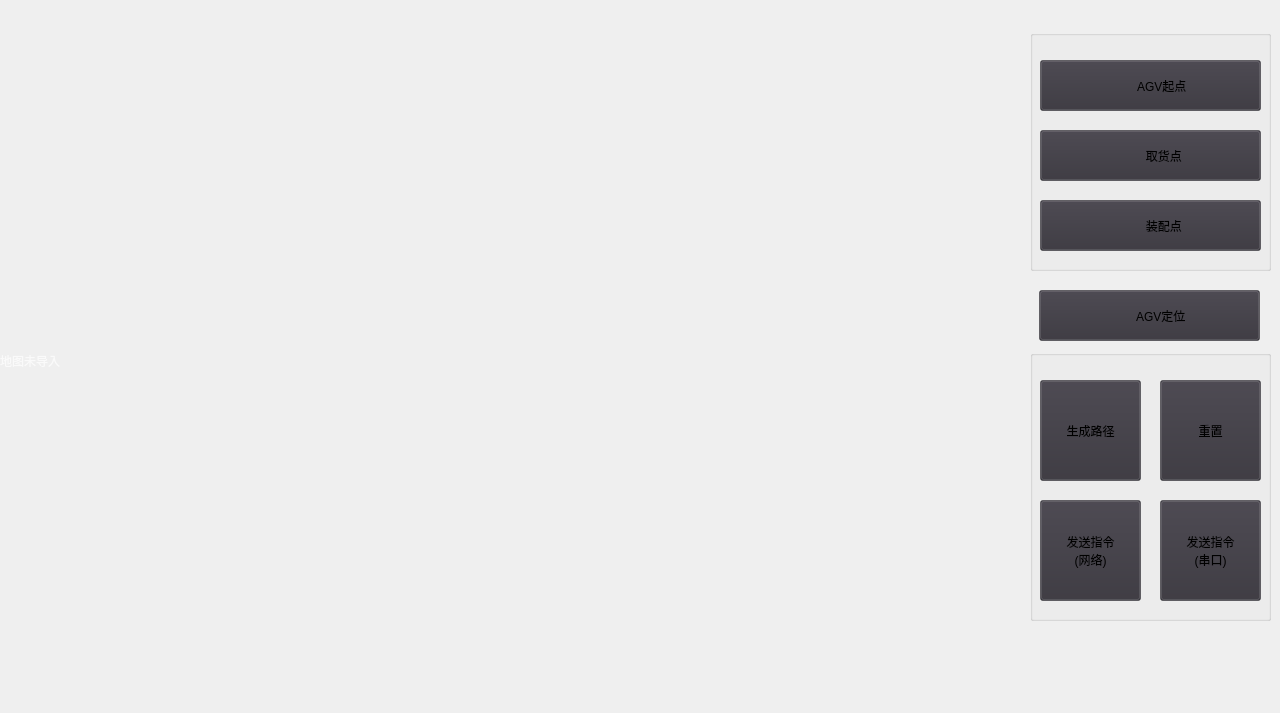
     <widget class="QWidget" name="page1">
      <widget class="QWidget" name="widget" native="true">
       <property name="geometry">
        <rect>
         <x>0</x>
         <y>0</y>
         <width>1024</width>
         <height>704</height>
        </rect>
       </property>
       <property name="minimumSize">
        <size>
         <width>1024</width>
         <height>704</height>
        </size>
       </property>
       <widget class="QLabel" name="mapLabel">
        <property name="geometry">
         <rect>
          <x>0</x>
          <y>0</y>
          <width>1021</width>
          <height>721</height>
         </rect>
        </property>
        <property name="styleSheet">
         <string notr="true">font: 18pt &quot;黑体&quot;;
color: rgb(255, 255, 255, 180);
qproperty-alignment:AlignCenter;</string>
        </property>
        <property name="text">
         <string>地图未导入</string>
        </property>
       </widget>
      </widget>
      <widget class="QGroupBox" name="groupBox">
       <property name="geometry">
        <rect>
         <x>1030</x>
         <y>30</y>
         <width>241</width>
         <height>241</height>
        </rect>
       </property>
       <property name="title">
        <string/>
       </property>
       <widget class="QToolButton" name="agvSpot">
        <property name="geometry">
         <rect>
          <x>10</x>
          <y>30</y>
          <width>221</width>
          <height>51</height>
         </rect>
        </property>
        <property name="styleSheet">
         <string notr="true">background-color: rgb(53, 50, 58, 127);</string>
        </property>
        <property name="text">
         <string>       AGV起点</string>
        </property>
        <property name="icon">
         <iconset resource="../other/main.qrc">
          <normaloff>:/截图/Snipaste_2022-04-11_13-19-01.png</normaloff>:/截图/Snipaste_2022-04-11_13-19-01.png</iconset>
        </property>
        <property name="toolButtonStyle">
         <enum>Qt::ToolButtonTextBesideIcon</enum>
        </property>
       </widget>
       <widget class="QToolButton" name="fetchSpot">
        <property name="geometry">
         <rect>
          <x>10</x>
          <y>100</y>
          <width>221</width>
          <height>51</height>
         </rect>
        </property>
        <property name="styleSheet">
         <string notr="true">background-color: rgb(53, 50, 58, 127);</string>
        </property>
        <property name="text">
         <string>        取货点</string>
        </property>
        <property name="icon">
         <iconset resource="../other/main.qrc">
          <normaloff>:/截图/Snipaste_2022-04-11_13-19-23.png</normaloff>:/截图/Snipaste_2022-04-11_13-19-23.png</iconset>
        </property>
        <property name="toolButtonStyle">
         <enum>Qt::ToolButtonTextBesideIcon</enum>
        </property>
       </widget>
       <widget class="QToolButton" name="assembleSpot">
        <property name="geometry">
         <rect>
          <x>10</x>
          <y>170</y>
          <width>221</width>
          <height>51</height>
         </rect>
        </property>
        <property name="styleSheet">
         <string notr="true">background-color: rgb(53, 50, 58, 127);</string>
        </property>
        <property name="text">
         <string>        装配点</string>
        </property>
        <property name="icon">
         <iconset resource="../other/main.qrc">
          <normaloff>:/截图/Snipaste_2022-04-11_13-19-38.png</normaloff>:/截图/Snipaste_2022-04-11_13-19-38.png</iconset>
        </property>
        <property name="toolButtonStyle">
         <enum>Qt::ToolButtonTextBesideIcon</enum>
        </property>
       </widget>
      </widget>
      <widget class="QToolButton" name="sentAGVSpot">
       <property name="geometry">
        <rect>
         <x>1039</x>
         <y>290</y>
         <width>221</width>
         <height>51</height>
        </rect>
       </property>
       <property name="styleSheet">
        <string notr="true">background-color: rgb(53, 50, 58, 127);</string>
       </property>
       <property name="text">
        <string>       AGV定位</string>
       </property>
       <property name="icon">
        <iconset resource="../other/main.qrc">
         <normaloff>:/截图/Snipaste_2022-05-02_13-38-23.png</normaloff>:/截图/Snipaste_2022-05-02_13-38-23.png</iconset>
       </property>
       <property name="toolButtonStyle">
        <enum>Qt::ToolButtonTextBesideIcon</enum>
       </property>
      </widget>
      <widget class="QGroupBox" name="groupBox_3">
       <property name="geometry">
        <rect>
         <x>1030</x>
         <y>350</y>
         <width>241</width>
         <height>271</height>
        </rect>
       </property>
       <property name="title">
        <string/>
       </property>
       <widget class="QToolButton" name="pathFinding">
        <property name="geometry">
         <rect>
          <x>10</x>
          <y>30</y>
          <width>101</width>
          <height>101</height>
         </rect>
        </property>
        <property name="styleSheet">
         <string notr="true">background-color: rgb(53, 50, 58, 127);</string>
        </property>
        <property name="text">
         <string>生成路径</string>
        </property>
       </widget>
       <widget class="QToolButton" name="reset">
        <property name="geometry">
         <rect>
          <x>130</x>
          <y>30</y>
          <width>101</width>
          <height>101</height>
         </rect>
        </property>
        <property name="styleSheet">
         <string notr="true">background-color: rgb(53, 50, 58, 127);</string>
        </property>
        <property name="text">
         <string>重置</string>
        </property>
        <property name="toolButtonStyle">
         <enum>Qt::ToolButtonTextOnly</enum>
        </property>
       </widget>
       <widget class="QToolButton" name="sendPathTcp">
        <property name="geometry">
         <rect>
          <x>10</x>
          <y>150</y>
          <width>101</width>
          <height>101</height>
         </rect>
        </property>
        <property name="styleSheet">
         <string notr="true">background-color: rgb(53, 50, 58, 127);</string>
        </property>
        <property name="text">
         <string>发送指令
(网络)</string>
        </property>
       </widget>
       <widget class="QToolButton" name="sendPathSerial">
        <property name="geometry">
         <rect>
          <x>130</x>
          <y>150</y>
          <width>101</width>
          <height>101</height>
         </rect>
        </property>
        <property name="styleSheet">
         <string notr="true">background-color: rgb(53, 50, 58, 127);</string>
        </property>
        <property name="text">
         <string>发送指令
(串口)</string>
        </property>
       </widget>
      </widget>
     </widget>
